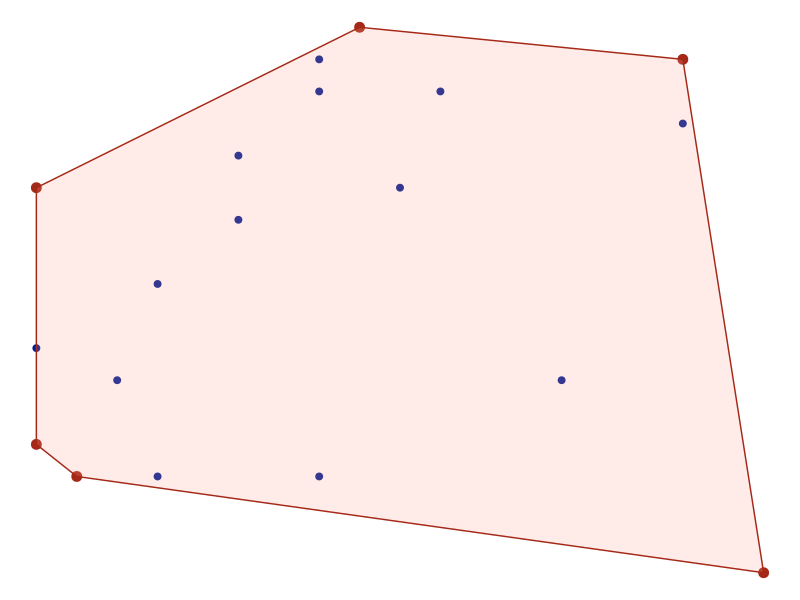
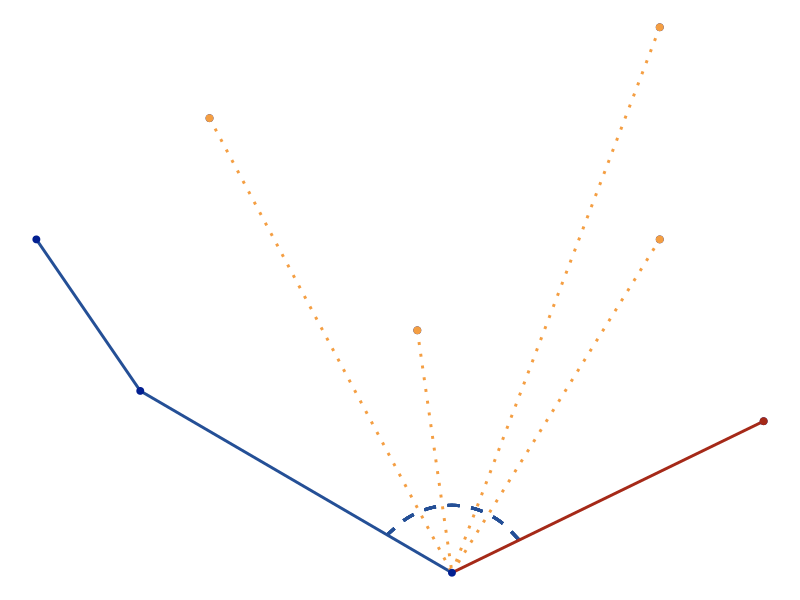
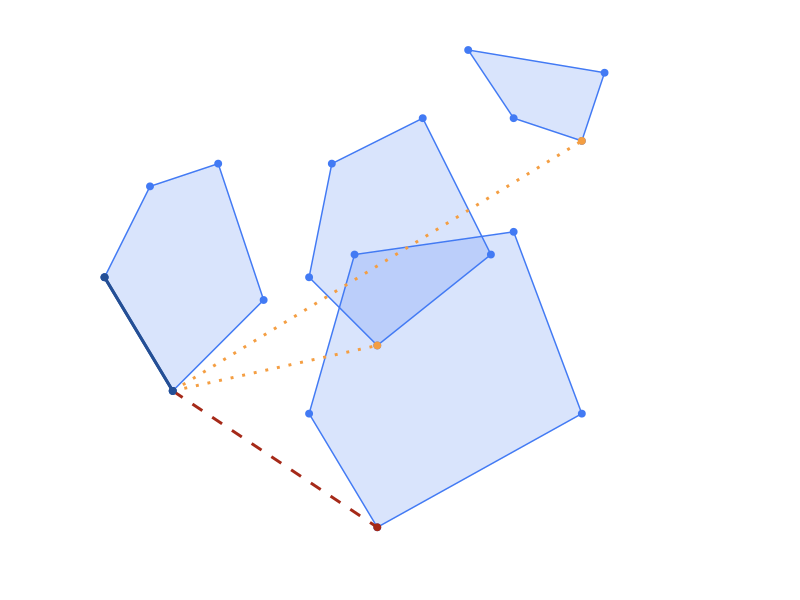
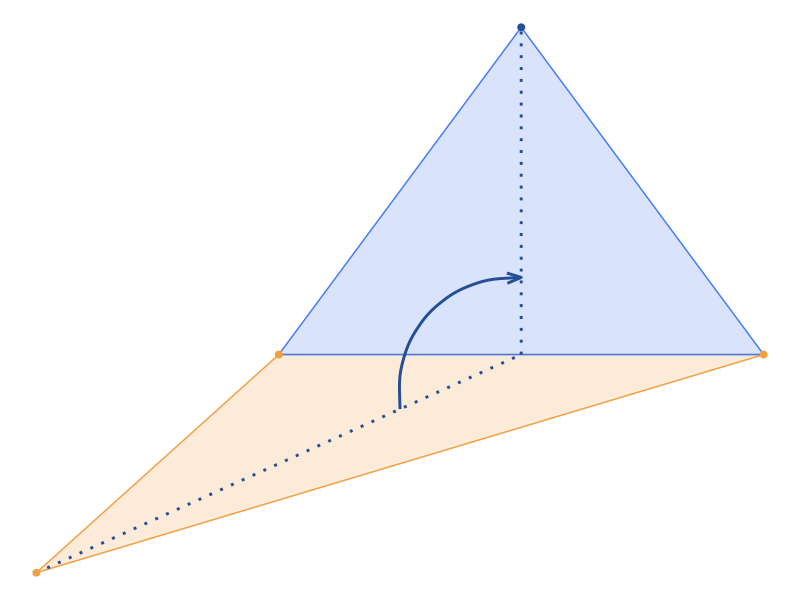

These figures' R source, in order:
library(igraph)
library(dplyr)
library(ggplot2)
library(microbenchmark)
library(scales)
library(ggforce)

set.seed(12)

# SUPPORT PLOTS
# Draw a convex hull

X <- floor(matrix(runif(40)*20, ncol = 2))
X_frame <- data.frame(X)[-c(3, 8),]

p <- ggplot(data = X_frame, aes(x = X1, y = X2)) + geom_point(size = 2, color ="#021f91") 

hull <- data.frame(X[chull(X),])

p <- p + geom_point(size = 3, color ="#a52918", data = hull, aes(x = X1, y = X2))
p <- p + geom_polygon(color ="#a52918", data = hull, aes(x = X1, y = X2), fill = "#ff9b8e", alpha = 0.2)


p <- p + theme_void()


p 



# JARVIS MARCH

X <- matrix(c(3, 21,
              6, 16,
      
              15, 10,
              24, 15,
              21, 21,
              
              21, 28,
              
              8, 25,
              
              14, 18
              ), ncol = 2, byrow = T)

X_frame = data.frame(X1 = X[, 1], X2 = X[, 2])
p <- ggplot() + xlim(c(0,32)) + ylim(c(0,32))

p <- ggplot(data = X_frame, aes(x = X1, y = X2)) 

p <- p + geom_line(size = 1, color ="#244f96", data = X_frame[1:3, ], aes(x = X1, y = X2))

for (i in 5:8) {
  p <- p + geom_line(size = 1, color ="#f49e42", data = X_frame[c(3, i), ], aes(x = X1, y = X2), linetype="dotted")
}
p <- p + geom_curve(aes(xend = 13.13, x = 16.95, yend = 11.25, y = 11.07), size = 1, color = "#244f96", linetype="dashed")
p <- p + geom_line(size = 1, color ="#a52918", data = X_frame[c(3, 4), ], aes(x = X1, y = X2))

p <- p + geom_point(size = 2, color ="#021f91") 
p <- p + geom_point(size = 2, color ="#f49e42", data = X_frame[5:8, ], aes(x = X1, y = X2))
p <- p + geom_point(size = 2, color ="#a52918", data = X_frame[4, ], aes(x = X1, y = X2))

p <- p + theme_void()

p


# CHAN'S STEP

X <- matrix(c(3, 21,
              6, 16,
              10, 20,
              8, 26,
              5, 25,
              
              
              12, 15,
              15, 10,
              24, 15,
              21, 23,
              14, 22,
              
              12, 21,
              15, 18,
              20, 22,
              17, 28,
              13, 26,
              
              21, 28,
              24, 27,
              25, 30,
              19, 31), ncol = 2, byrow = T)

X_frame = data.frame(X1 = X[, 1], X2 = X[, 2])
p <- ggplot() + xlim(c(0,32)) + ylim(c(8,32))

p <- p + geom_point(size = 2, color ="#427af4", data = X_frame[1:5, ], aes(x = X1, y = X2))
p <- p + geom_polygon(color ="#427af4", data = X_frame[1:5, ], aes(x = X1, y = X2), fill = "#427af4", alpha = 0.2)


p <- p + geom_point(size = 2, color ="#427af4", data = X_frame[6:10, ], aes(x = X1, y = X2))
p <- p + geom_polygon(color ="#427af4", data = X_frame[6:10, ], aes(x = X1, y = X2), fill = "#427af4", alpha = 0.2)

p <- p + geom_point(size = 2, color ="#427af4", data = X_frame[11:15, ], aes(x = X1, y = X2))
p <- p + geom_polygon(color ="#427af4", data = X_frame[11:15, ], aes(x = X1, y = X2), fill = "#427af4", alpha = 0.2)

p <- p + geom_point(size = 2, color ="#427af4", data = X_frame[16:19, ], aes(x = X1, y = X2))
p <- p + geom_polygon(color ="#427af4", data = X_frame[16:19, ], aes(x = X1, y = X2), fill = "#427af4", alpha = 0.2)


p <- p + geom_point(size = 2, color ="#244f96", data = X_frame[1:2, ], aes(x = X1, y = X2))
p <- p + geom_line(size = 1, color ="#244f96", data = X_frame[1:2, ], aes(x = X1, y = X2))

p <- p + geom_point(size = 2, color ="#f49e42", data = X_frame[c(17, 12), ], aes(x = X1, y = X2))
p <- p + geom_line(size = 1, color ="#f49e42", data = X_frame[c(2, 12), ], aes(x = X1, y = X2), linetype="dotted")
p <- p + geom_line(size = 1, color ="#f49e42", data = X_frame[c(2, 17), ], aes(x = X1, y = X2), linetype="dotted")



p <- p + geom_point(size = 2, color ="#a52918", data = X_frame[7, ], aes(x = X1, y = X2))
p <- p + geom_line(size = 1, color ="#a52918", data = X_frame[c(2,7), ], aes(x = X1, y = X2), linetype="dashed")


p <- p + geom_point(size = 2, color ="#244f96", data = X_frame[1:2, ], aes(x = X1, y = X2))
p <- p + geom_line(size = 1, color ="#244f96", data = X_frame[1:2, ], aes(x = X1, y = X2))

p <- p + theme_void()

p



# 3D gift wrapping
X <- matrix(c(0,0,
              2, 4,
              6, 4,
              4, 10,
              4, 4,
              3, 3,
              4, 5
              ), ncol = 2, byrow = T)

X_frame = data.frame(X1 = X[, 1], X2 = X[, 2])

p <- ggplot()

p <- p + geom_polygon(color ="#f49e42", data = X_frame[1:3, ], aes(x = X1, y = X2), fill = "#f49e42", alpha = 0.2)
p <- p + geom_polygon(color ="#427af4", data = X_frame[2:4, ], aes(x = X1, y = X2), fill = "#427af4", alpha = 0.2)

p <- p + geom_line(size = 1, color ="#244f96", data = X_frame[c(1, 5), ], aes(x = X1, y = X2), linetype="dotted")
p <- p + geom_line(size = 1, color ="#244f96", data = X_frame[c(5, 4), ], aes(x = X1, y = X2), linetype="dotted")

p <- p + geom_curve(aes(xend = 3, yend = 3, x = 4, y = 4 + sqrt(2)), size = 1, fill = "#244f96", color = "#244f96", arrow = arrow(angle = 20, length = unit(0.15, "inches"), ends = "first"))

p <- p + geom_point(size = 2, color ="#f49e42", data = X_frame[1:3, ], aes(x = X1, y = X2))
p <- p + geom_point(size = 2, color ="#244f96", data = X_frame[4, ], aes(x = X1, y = X2))

p <- p + theme_void()

p